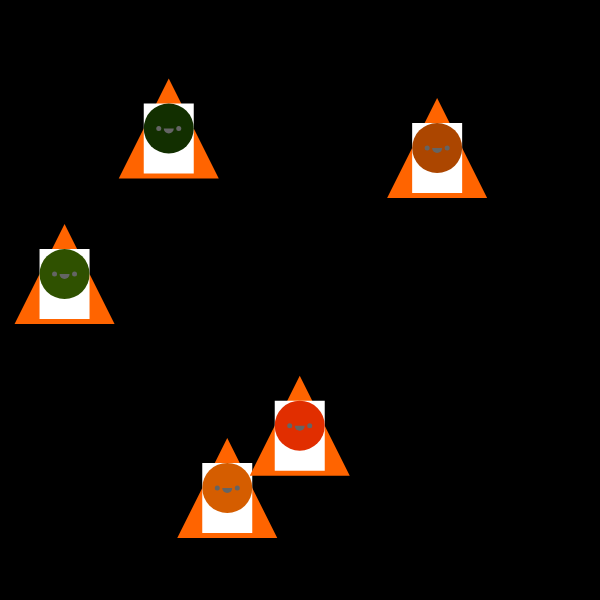
Frame 1 (no input)
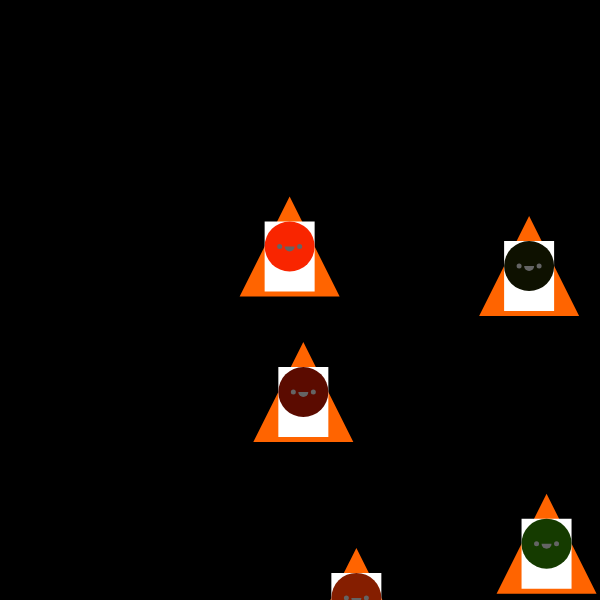
Frame 60 (no input)
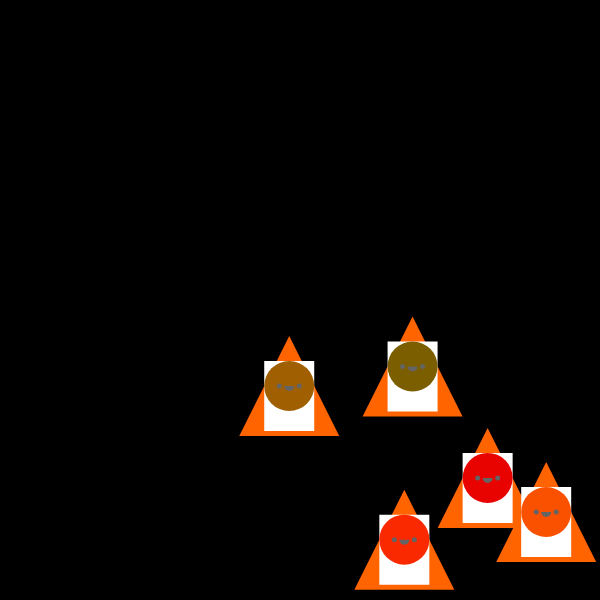
Frame 120 (the mouse pressed at the canvas centre since frame 60)

The p5.js sketch that drew these frames (run headless with seeded random() and noise() and a simulated clock; from frame 60 on, the mouse is pressed at the canvas centre):

// p5.js sketch
// ── sketch.js

var zoogBot = [];



function setup() {

	createCanvas(600,600);
		for(var i=0; i<5; i++){
				zoogBot[i] ={
				x: random(30, width),
				y: random(30,height),
				xspeed: random(1, 5),
				yspeed: (-1, 2),

				display: function(x,y, color1, color2, color3){
					noStroke();
					fill(color1 ,color2 ,color3);
					triangle(this.x, this.y-50, this.x-50, this.y+50, this.x+50,this.y+50);
					fill(color1);
					rect(this.x-25, this.y-25, 50, 70);
					fill(random(color1),random(color2),random(color3))
					ellipse(this.x, this.y, 50, 50);
					fill(color2);
					ellipse(this.x-10, this.y, 5, 5);
					ellipse(this.x+10, this.y, 5, 5);
					arc(this.x, this.y, 10, 10, 0, PI);
				},

				move: function(){
					if(this.x > width || this.x < 0){
						this.xspeed = this.xspeed * -1;
					}

					if(this.y > height || this.y < 0){
						this.yspeed = this.yspeed *-1;
					}

					this.x = this.x + this.xspeed;
					this.y = this.y + this.yspeed;

				}
			}

		}
	print(zoogBot);

}

function draw() {

		background(0);
		for(var i = 0; i < zoogBot.length; i++){
			zoogBot[i].display(10,20, 255, 100, 0);
			zoogBot[i].move();
			//zoogBot[i].display(100,200, 0, 100, 255);
			//zoogBot[i].move();

		}
}
